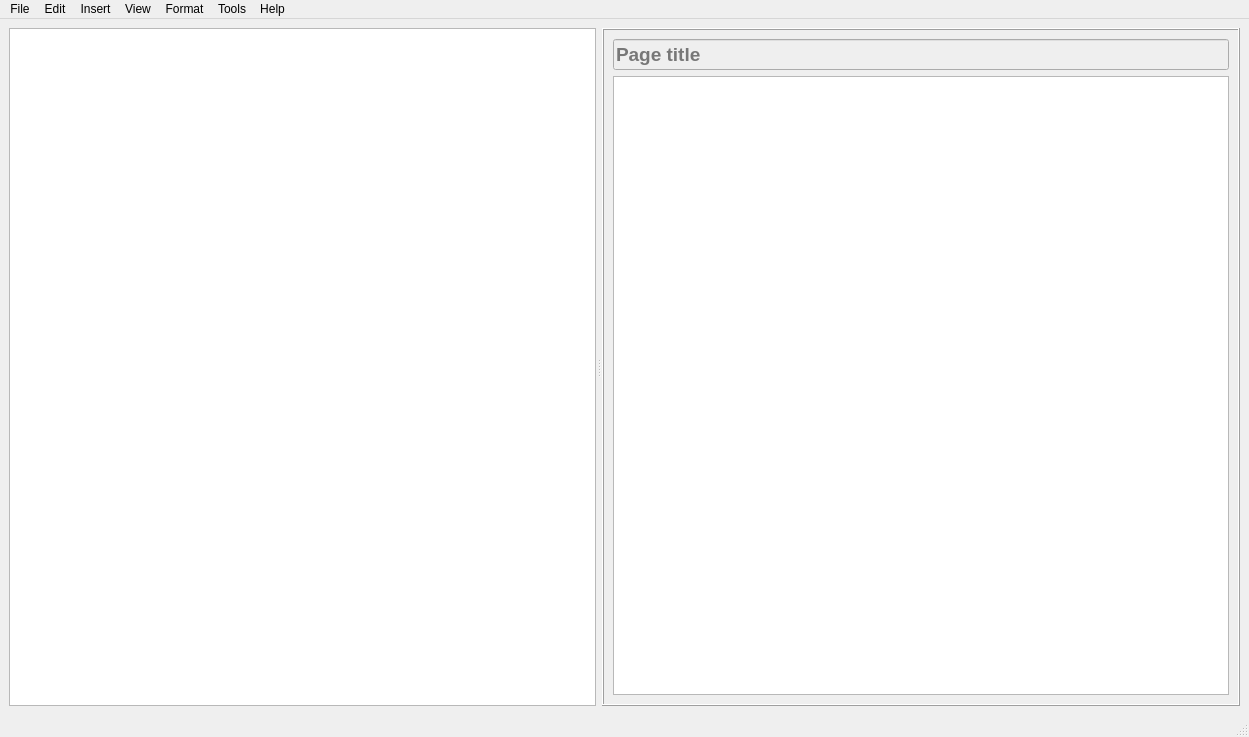
<?xml version="1.0" encoding="UTF-8"?>
<ui version="4.0">
 <class>MainWindow</class>
 <widget class="QMainWindow" name="MainWindow">
  <property name="geometry">
   <rect>
    <x>0</x>
    <y>0</y>
    <width>1249</width>
    <height>737</height>
   </rect>
  </property>
  <property name="windowTitle">
   <string>MainWindow</string>
  </property>
  <widget class="QWidget" name="centralwidget">
   <layout class="QHBoxLayout" name="horizontalLayout">
    <item>
     <widget class="QSplitter" name="mainSplitter">
      <property name="orientation">
       <enum>Qt::Horizontal</enum>
      </property>
      <property name="opaqueResize">
       <bool>true</bool>
      </property>
      <property name="handleWidth">
       <number>6</number>
      </property>
      <property name="childrenCollapsible">
       <bool>true</bool>
      </property>
      <widget class="QTreeWidget" name="notebookName">
       <property name="minimumSize">
        <size>
         <width>150</width>
         <height>0</height>
        </size>
       </property>
       <property name="maximumSize">
        <size>
         <width>16777215</width>
         <height>16777215</height>
        </size>
       </property>
       <property name="headerHidden">
        <bool>true</bool>
       </property>
       <attribute name="headerVisible">
        <bool>false</bool>
       </attribute>
       <column>
        <property name="text">
         <string notr="true">1</string>
        </property>
       </column>
      </widget>
      <widget class="QFrame" name="frame_3">
       <property name="sizePolicy">
        <sizepolicy hsizetype="Expanding" vsizetype="Preferred">
         <horstretch>0</horstretch>
         <verstretch>0</verstretch>
        </sizepolicy>
       </property>
       <property name="frameShape">
        <enum>QFrame::Box</enum>
       </property>
       <property name="frameShadow">
        <enum>QFrame::Raised</enum>
       </property>
       <layout class="QVBoxLayout" name="verticalLayout">
        <item>
         <widget class="QLineEdit" name="pageTitleEdit">
          <property name="enabled">
           <bool>false</bool>
          </property>
          <property name="font">
           <font>
            <pointsize>14</pointsize>
            <weight>75</weight>
            <bold>true</bold>
           </font>
          </property>
          <property name="placeholderText">
           <string>Page title</string>
          </property>
          <property name="clearButtonEnabled">
           <bool>true</bool>
          </property>
         </widget>
        </item>
        <item>
         <widget class="QTextEdit" name="pageEdit"/>
        </item>
       </layout>
      </widget>
     </widget>
    </item>
   </layout>
  </widget>
  <widget class="QMenuBar" name="menubar">
   <property name="geometry">
    <rect>
     <x>0</x>
     <y>0</y>
     <width>1249</width>
     <height>22</height>
    </rect>
   </property>
   <widget class="QMenu" name="menuFile">
    <property name="title">
     <string>File</string>
    </property>
    <addaction name="actionOpen"/>
    <addaction name="actionSave"/>
    <addaction name="actionSave_As"/>
    <addaction name="actionRename_Database"/>
    <addaction name="actionNew_Database"/>
    <addaction name="separator"/>
    <addaction name="actionBackup_Database"/>
    <addaction name="separator"/>
    <addaction name="actionExport_Binder"/>
    <addaction name="actionImport_Binder"/>
    <addaction name="separator"/>
    <addaction name="actionExit"/>
   </widget>
   <widget class="QMenu" name="menuInsert">
    <property name="title">
     <string>Insert</string>
    </property>
    <addaction name="actionAdd_Workbook"/>
    <addaction name="actionDelete_Workbook"/>
    <addaction name="actionRename_WorkBook"/>
    <addaction name="actionCollapse_All_Binders"/>
    <addaction name="separator"/>
    <addaction name="actionAdd_Scction"/>
    <addaction name="actionDelete_Section"/>
    <addaction name="actionRename_Section"/>
    <addaction name="separator"/>
    <addaction name="actionAdd_Page"/>
    <addaction name="actionDelete_Page"/>
    <addaction name="actionRename_Page"/>
    <addaction name="separator"/>
    <addaction name="actionInsert_Attachment"/>
    <addaction name="separator"/>
    <addaction name="actionPlanning_Register"/>
    <addaction name="actionSave_Planning_Register_as_Preset"/>
    <addaction name="actionRename_Planning_Register_Preset"/>
    <addaction name="actionDelete_Planning_Register_Preset"/>
    <addaction name="separator"/>
   </widget>
   <widget class="QMenu" name="menuView">
    <property name="title">
     <string>View</string>
    </property>
    <widget class="QMenu" name="menuLayouts">
     <property name="title">
      <string>Layouts</string>
     </property>
     <addaction name="action3_Column"/>
     <addaction name="action2_Column"/>
    </widget>
    <addaction name="menuLayouts"/>
    <addaction name="actionRich_Text_Tools"/>
   </widget>
   <widget class="QMenu" name="menuHelp">
    <property name="title">
     <string>Help</string>
    </property>
    <addaction name="actionDocumentation"/>
    <addaction name="actionKeyboard_Shortcuts"/>
    <addaction name="separator"/>
    <addaction name="actionAbout"/>
   </widget>
   <widget class="QMenu" name="menuEdit">
    <property name="title">
     <string>Edit</string>
    </property>
    <widget class="QMenu" name="menuDefault_Paste_Mode">
     <property name="title">
      <string>Default Paste Mode</string>
     </property>
     <addaction name="actionPasteMode_Rich"/>
     <addaction name="actionPasteMode_Text_Only"/>
     <addaction name="actionPasteMode_Match_Style"/>
     <addaction name="actionPasteMode_Clean"/>
    </widget>
    <addaction name="actionPaste_Text_Only"/>
    <addaction name="actionPaste_and_Match_Style"/>
    <addaction name="actionPaste_Clean_Formatting"/>
    <addaction name="menuDefault_Paste_Mode"/>
   </widget>
   <widget class="QMenu" name="menuFormat">
    <property name="title">
     <string>Format</string>
    </property>
    <widget class="QMenu" name="menuList_Schemes">
     <property name="title">
      <string>List Schemes</string>
     </property>
     <widget class="QMenu" name="menuOrdered_Numbered">
      <property name="title">
       <string>Ordered (Numbered)</string>
      </property>
      <addaction name="actionOrdered_Classic"/>
      <addaction name="actionOrdered_Decimal"/>
     </widget>
     <widget class="QMenu" name="menuUnordered_Bulleted">
      <property name="title">
       <string>Unordered (Bulleted)</string>
      </property>
      <addaction name="actionUnordered_Disc_Circle_Square"/>
      <addaction name="actionUnordered_Disc_Only"/>
     </widget>
     <addaction name="menuOrdered_Numbered"/>
     <addaction name="menuUnordered_Bulleted"/>
    </widget>
    <addaction name="menuList_Schemes"/>
   </widget>
   <widget class="QMenu" name="menuTools">
    <property name="title">
     <string>Tools</string>
    </property>
    <addaction name="actionSettings"/>
    <addaction name="actionOpen_Databases_Folder"/>
    <addaction name="actionMigrate_Current_DB_to_Root"/>
    <addaction name="actionClean_Unused_Media"/>
   </widget>
   <addaction name="menuFile"/>
   <addaction name="menuEdit"/>
   <addaction name="menuInsert"/>
   <addaction name="menuView"/>
   <addaction name="menuFormat"/>
   <addaction name="menuTools"/>
   <addaction name="menuHelp"/>
  </widget>
  <widget class="QStatusBar" name="statusbar"/>
  <action name="actionOpen">
   <property name="text">
    <string>Open</string>
   </property>
  </action>
  <action name="actionSave">
   <property name="text">
    <string>Save</string>
   </property>
  </action>
  <action name="actionSave_As">
   <property name="text">
    <string>Save As...</string>
   </property>
  </action>
  <action name="actionExit">
   <property name="text">
    <string>Exit</string>
   </property>
  </action>
  <action name="actionNew_Database">
   <property name="text">
    <string>New Database</string>
   </property>
  </action>
  <action name="actionExport_Database">
   <property name="text">
    <string>Export</string>
   </property>
  </action>
  <action name="actionAdd_WorkBook">
   <property name="text">
    <string>Add Binder</string>
   </property>
  </action>
  <action name="actionDelete_Workbook">
   <property name="text">
    <string>Delete Binder</string>
   </property>
  </action>
  <action name="actionRename_WorkBook">
   <property name="text">
    <string>Rename Binder</string>
   </property>
  </action>
  <action name="actionAdd_Workbook">
   <property name="text">
    <string>Add Binder</string>
   </property>
  </action>
  <action name="actionAdd_Scction">
   <property name="text">
    <string>Add Section</string>
   </property>
  </action>
  <action name="actionDelete_Section">
   <property name="text">
    <string>Delete Section</string>
   </property>
  </action>
  <action name="actionRename_Section">
   <property name="text">
    <string>Rename Section</string>
   </property>
  </action>
  <action name="actionAdd_Page">
   <property name="text">
    <string>Add Page</string>
   </property>
  </action>
  <action name="actionDelete_Page">
   <property name="text">
    <string>Delete Page</string>
   </property>
  </action>
  <action name="actionRename_Page">
   <property name="text">
    <string>Rename Page</string>
   </property>
  </action>
  <action name="actionInsert_Attachment">
   <property name="text">
    <string>Insert Attachment…</string>
   </property>
  </action>
  <action name="actionInsert_Table_Preset">
   <property name="text">
    <string>Insert Preset Register…</string>
   </property>
  </action>
  <action name="actionSave_Table_as_Preset">
   <property name="text">
    <string>Save Register as Preset…</string>
   </property>
  </action>
  <action name="actionRich_Text_Tools">
   <property name="text">
    <string>Rich Text Tools</string>
   </property>
  </action>
  <action name="actionClean_Unused_Media">
   <property name="text">
    <string>Clean Unused Media</string>
   </property>
  </action>
  <action name="actionSettings">
   <property name="text">
    <string>Settings…</string>
   </property>
  </action>
  <action name="actionOpen_Databases_Folder">
   <property name="text">
    <string>Open Databases Folder</string>
   </property>
  </action>
  <action name="actionMigrate_Current_DB_to_Root">
   <property name="text">
    <string>Migrate Current DB into Databases Root…</string>
   </property>
  </action>
  <action name="actionCollapse_All_Binders">
   <property name="text">
    <string>Collapse All Binders</string>
   </property>
  </action>
  <action name="actionPaste_Text_Only">
   <property name="text">
    <string>Paste Text Only</string>
   </property>
   <property name="shortcut">
    <string>Ctrl+Shift+V</string>
   </property>
  </action>
  <action name="actionPaste_and_Match_Style">
   <property name="text">
    <string>Paste and Match Style</string>
   </property>
   <property name="toolTip">
    <string>Paste keeping basic structure but match current font/size/color</string>
   </property>
   <property name="shortcut">
    <string>Ctrl+Alt+V</string>
   </property>
  </action>
  <action name="actionPaste_Clean_Formatting">
   <property name="text">
    <string>Paste — Clean Formatting</string>
   </property>
   <property name="toolTip">
    <string>Paste HTML but strip inline styles, classes, and backgrounds</string>
   </property>
  </action>
  <action name="actionPasteMode_Rich">
   <property name="checkable">
    <bool>true</bool>
   </property>
   <property name="text">
    <string>Rich (default Ctrl+V)</string>
   </property>
  </action>
  <action name="actionPasteMode_Text_Only">
   <property name="checkable">
    <bool>true</bool>
   </property>
   <property name="text">
    <string>Text Only (default Ctrl+V)</string>
   </property>
  </action>
  <action name="actionPasteMode_Match_Style">
   <property name="checkable">
    <bool>true</bool>
   </property>
   <property name="text">
    <string>Match Style (default Ctrl+V)</string>
   </property>
  </action>
  <action name="actionPasteMode_Clean">
   <property name="checkable">
    <bool>true</bool>
   </property>
   <property name="text">
    <string>Clean Formatting (default Ctrl+V)</string>
   </property>
  </action>
  <action name="actionOrdered_Classic">
   <property name="text">
    <string>Classic (I, A, 1, a, i)</string>
   </property>
  </action>
  <action name="actionOrdered_Decimal">
   <property name="text">
    <string>Decimal (1, 2, 3)</string>
   </property>
  </action>
  <action name="actionUnordered_Disc_Circle_Square">
   <property name="text">
    <string>Disc → Circle → Square</string>
   </property>
  </action>
  <action name="actionUnordered_Disc_Only">
   <property name="text">
    <string>Disc only</string>
   </property>
  </action>
  <action name="action3_Column">
   <property name="text">
    <string>3 Column</string>
   </property>
  </action>
  <action name="action2_Column">
   <property name="text">
    <string>2 Column</string>
   </property>
  </action>
  <action name="actionPlanning_Register">
   <property name="text">
    <string>Insert Planning Register</string>
   </property>
  </action>
  <action name="actionSave_Planning_Register_as_Preset">
   <property name="text">
    <string>Save Planning Register as Preset…</string>
   </property>
  </action>
  <action name="actionRename_Planning_Register_Preset">
   <property name="text">
    <string>Rename Planning Register Preset…</string>
   </property>
  </action>
  <action name="actionDelete_Planning_Register_Preset">
   <property name="text">
    <string>Delete Planning Register Preset…</string>
   </property>
  </action>
  <action name="actionBackup_Database">
   <property name="text">
    <string>Backup Database</string>
   </property>
  </action>
  <action name="actionRename_Database">
   <property name="text">
    <string>Rename Database</string>
   </property>
  </action>
  <action name="actionExport_Binder">
   <property name="text">
    <string>Export Binder</string>
   </property>
  </action>
  <action name="actionImport_Binder">
   <property name="text">
    <string>Import Binder</string>
   </property>
  </action>
  <action name="actionDocumentation">
   <property name="text">
    <string>Documentation</string>
   </property>
  </action>
  <action name="actionKeyboard_Shortcuts">
   <property name="text">
    <string>Keyboard Shortcuts</string>
   </property>
  </action>
  <action name="actionAbout">
   <property name="text">
    <string>About NoteBook</string>
   </property>
  </action>
 </widget>
 <resources/>
 <connections/>
</ui>
